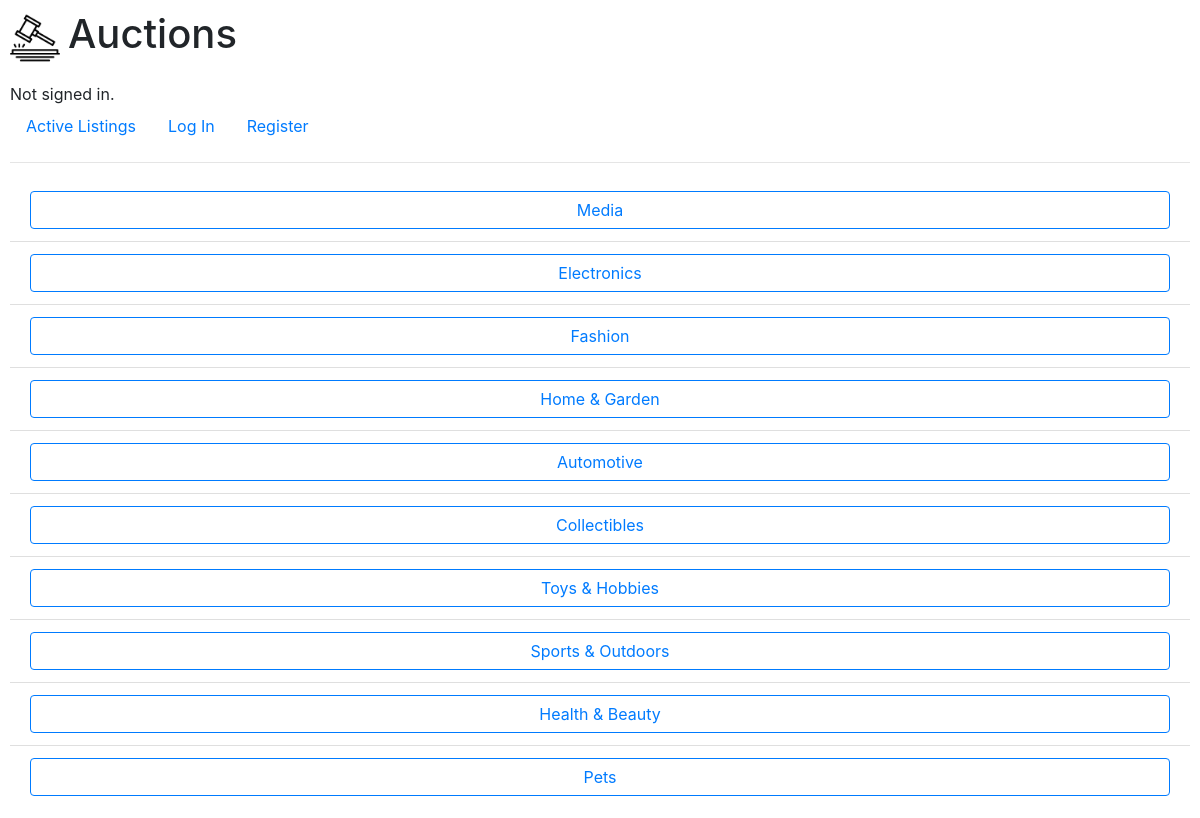
Page /categories/ on the committed database.
### auctions/models.py (models this page shows, shortened)
class Category(models.Model):
    name = models.CharField(max_length=64)

### auctions/views.py (the view)
def categories(request):
    categories = Category.objects.all()
    return render(request, "auctions/categories.html", {"categories": categories})

### auctions/templates/auctions/categories.html
{% extends "auctions/layout.html" %}
{% block body %}
<ul class="list-group list-group-flush">
    {% for category in categories %}
    <li class="list-group-item d-flex justify-content-center align-items-center">
        <a href="{% url 'category_listing' category.id %}" class="btn btn-outline-primary w-100">{{category.name}}</a>
    </li>
    {% endfor %}
</ul>
{% endblock %}

### auctions/templates/auctions/layout.html (shortened to what this page needs)
{% load static %}
<!DOCTYPE html>
<html lang="en">
<head>
    <link rel="stylesheet" href="https://stackpath.bootstrapcdn.com/bootstrap/4.4.1/css/bootstrap.min.css"
>
    <link href="{% static 'auctions/styles.css' %}" rel="stylesheet">
</head>
<body>
    <div class="d-flex align-items-center mb-3">
        <img src="{% static 'auctions/icon.png' %}" alt="logo" class="mr-2" height="50px">
        <h1>Auctions</h1>
    </div>
    <div>
        {% if user.is_authenticated %}
        Signed in as <strong>{{ user.username }}</strong>.
        {% else %}
        Not signed in.
        {% endif %}
    </div>
    <ul class="nav">
        <li class="nav-item">
            <a class="nav-link" href="{% url 'index' %}">Active Listings</a>
        </li>
        {% if user.is_authenticated %}
        <li class="nav-item">
            <a class="nav-link" href="{% url 'active_listings' user.username %}">My Listings</a>
        </li>
        <li class="nav-item">
            <a class="nav-link" href="{% url 'bought_items' %}">Bought Items</a>
        </li>
        <li class="nav-item">
            <a class="nav-link" href="{% url 'watchlist' %}">Watchlist</a>
        </li>
        <li class="nav-item">
            <a class="nav-link" href="{% url 'add' %}">Add Listing</a>
        </li>
        <li class="nav-item">
            <a class="nav-link" href="{% url 'categories' %}">Categories</a>
        </li>
        <li class="nav-item">
            <a class="nav-link" href="{% url 'logout' %}">Log Out</a>
        </li>
        {% else %}
        <li class="nav-item">
            <a class="nav-link" href="{% url 'login' %}">Log In</a>
        </li>
        <li class="nav-item">
            <a class="nav-link" href="{% url 'register' %}">Register</a>
        </li>
        {% endif %}
    </ul>
    <hr>
    {% block body %}
    {% endblock %}
</body>
</html>

### auctions/static/auctions/styles.css (style rules this page uses)
body { padding: 10px; }

### rows in the picture
Category: name "Media"
Category: name "Electronics"
Category: name "Fashion"
Category: name "Home & Garden"
Category: name "Automotive"
Category: name "Collectibles"
Category: name "Toys & Hobbies"
Category: name "Sports & Outdoors"
Category: name "Health & Beauty"
Category: name "Pets"
